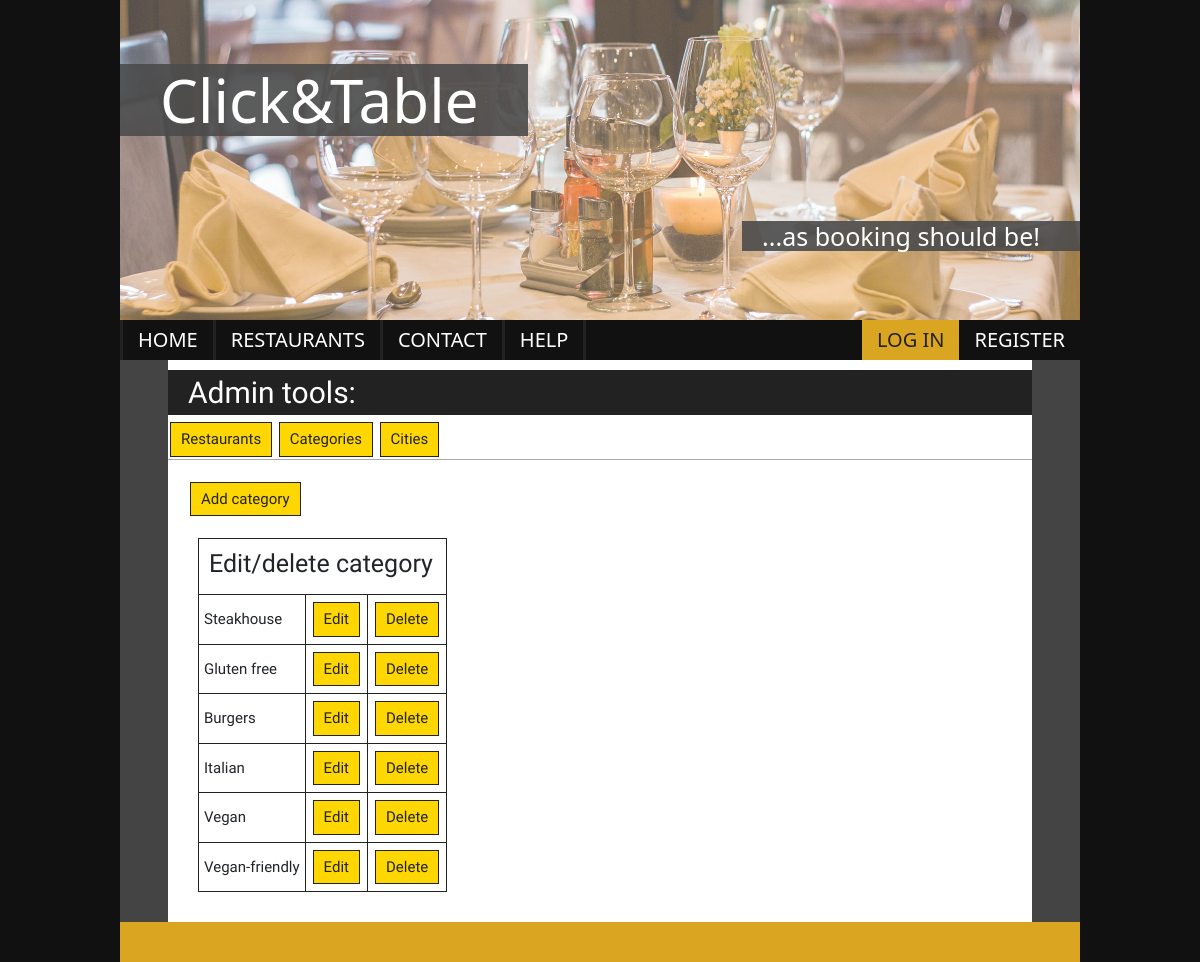
Before: /admin_categories/ with the older database file.
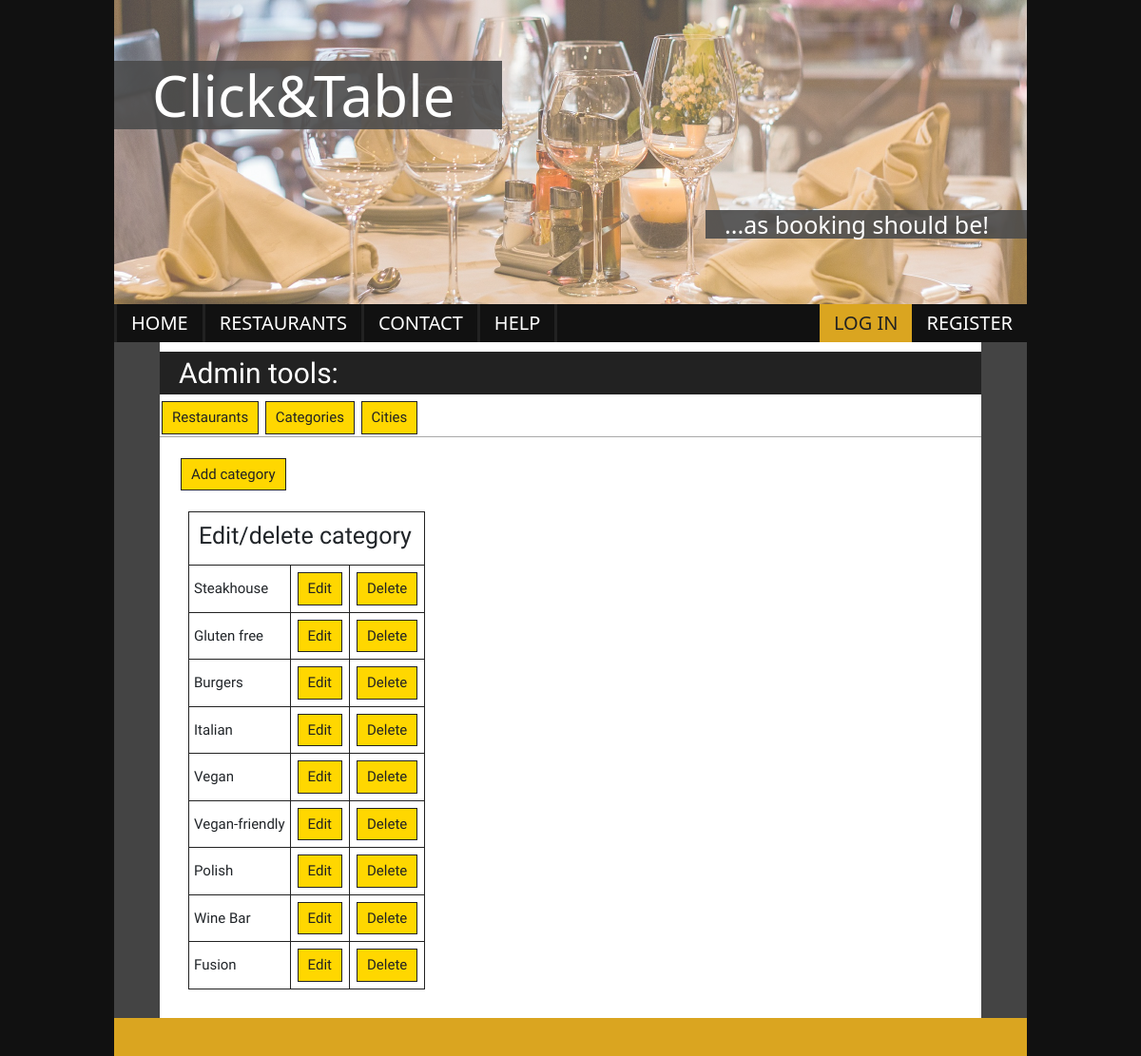
After: the same page with the newer database file.
### click_and_table/models.py (models this page shows, shortened)
class Category(models.Model):
    name = models.CharField(max_length=64)

### click_and_table/views.py (the view)
# urls.py: path('admin_categories/', AdminCategoriesView.as_view(), name="admin_categories"),
class AdminCategoriesView(View):
    def get(self, request):
        categories = Category.objects.all()
        return render(request, 'admin_categories.html', {'categories': categories})

### templates/admin_categories.html
{% extends 'admin_tools.html' %}
{% block content %}
    <a href="{% url 'category_add' %}">Add category</a>
    <section class="categories-lst-admin">
        <table>
            <tr>
                <th colspan="3"><h3>Edit/delete category</h3></th>
            </tr>
            {% for category in categories %}
            <tr>
                <td>{{ category.name }}</td>
                <td><a href="{% url 'category_edit' category.pk %}">Edit</a></td>
                <td><a href="{% url 'category_delete' category.id %}">Delete</a></td>
            </tr>
            {% endfor %}
        </table>
    </section>
{% endblock %}

Changed rows visible on the page:
added Category: name "Polish"
added Category: name "Wine Bar"
added Category: name "Fusion"
